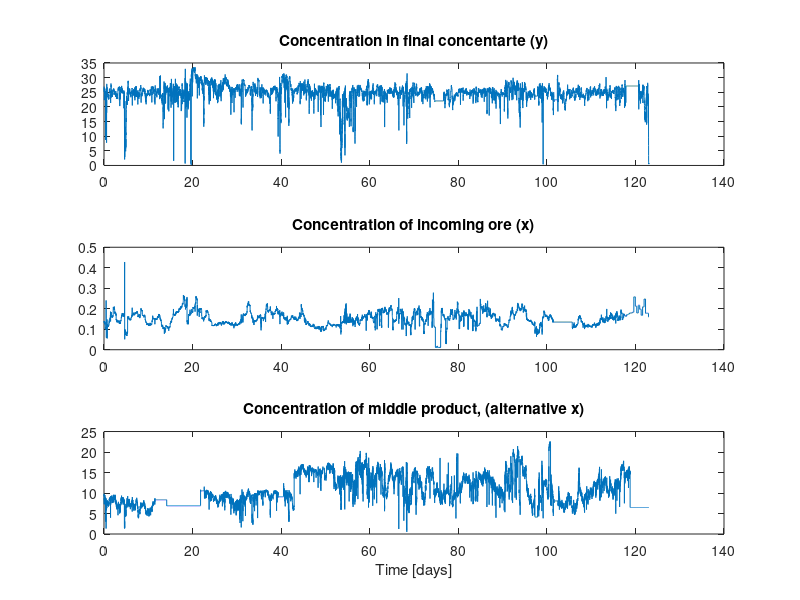

Reproduce this figure in MATLAB.
close all

load('raw_data.mat')

time = (1:length(raw_data(:,1)))* 6*60;   % Time in [s], concider minutes instead 

konc = raw_data(:,1);
ing_malm = 0.5* (raw_data(:,2) + raw_data(:,3));
ra_konc = 0.5* (raw_data(:,4) + raw_data(:,5));
scav_konc = 0.5* (raw_data(:,6) + raw_data(:,7));


time = time/60/60/24;
figure
subplot(3,1,1)
plot(time,konc)
title('Concentration in final concentarte (y)')
subplot(3,1,2)
plot(time, ing_malm)
title('Concentration of incoming ore (x)')
subplot(3,1,3)
plot(time, ra_konc)
title('Concentration of middle product, (alternative x)')
xlabel('Time [days]')